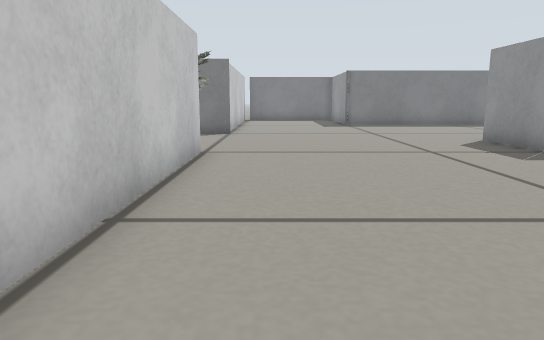
[1] (above)

18 first-person views from a walk through a Gazebo world. The camera is 0.22 m above the floor, tilts 10° down and sees 70° across. The lines on the ground mark 1 m squares. The floor is counted in squares, 0.2 m on a side. Each view is taken from the middle of a square. On the plan, view 1 faces up. The plan holds only what a view shows up to about 14 squares ahead; the rest is blank. Robots are left out.

[2]
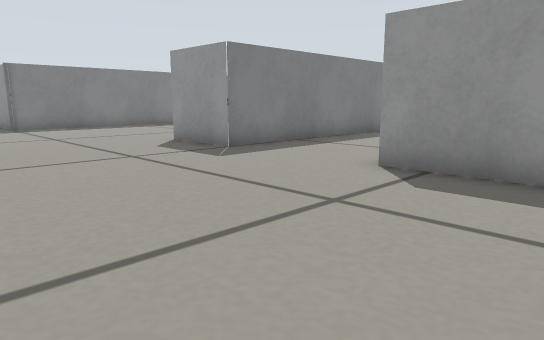

[3]
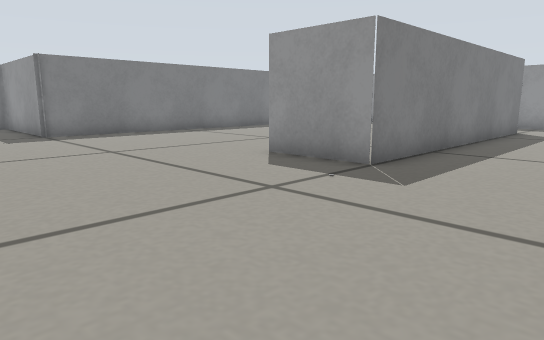

[4]
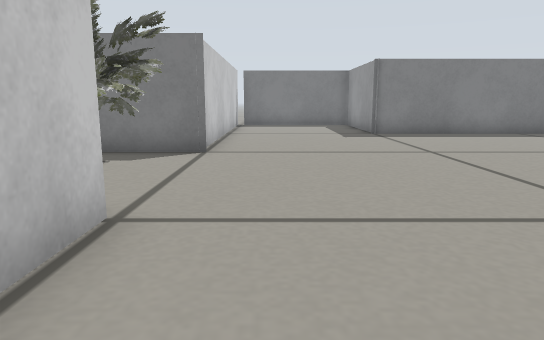

[5]
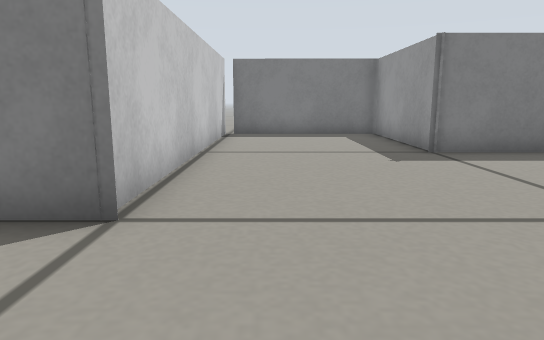

[6]
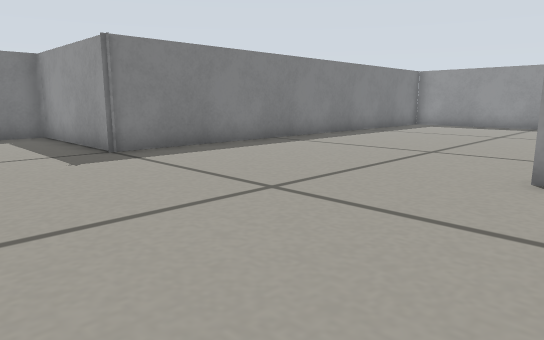

[7]
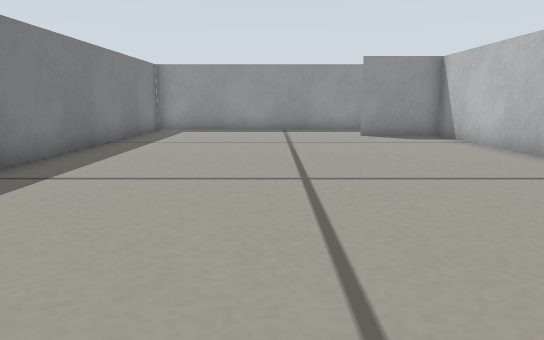

[8]
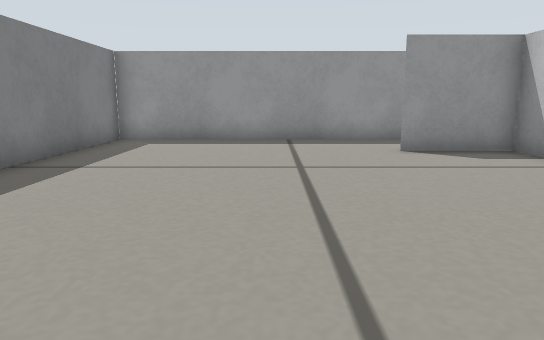

[9]
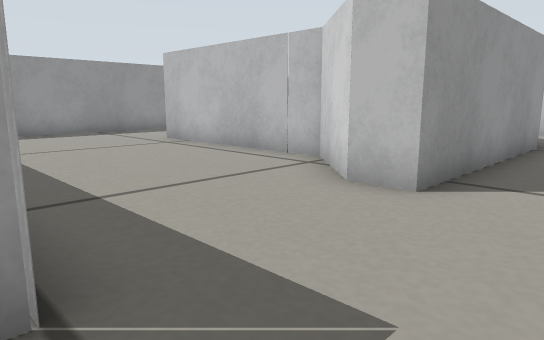

[10]
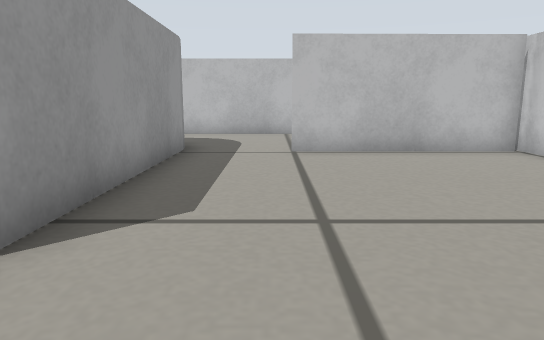

[11]
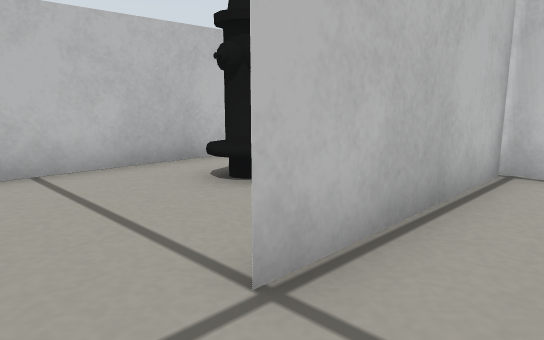

[12]
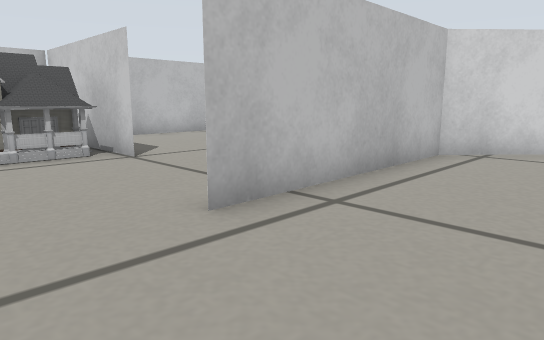

[13]
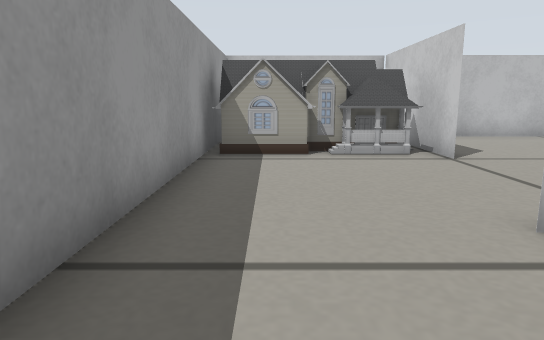

[14]
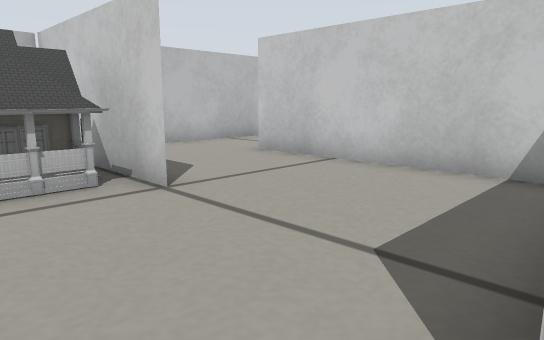

[15]
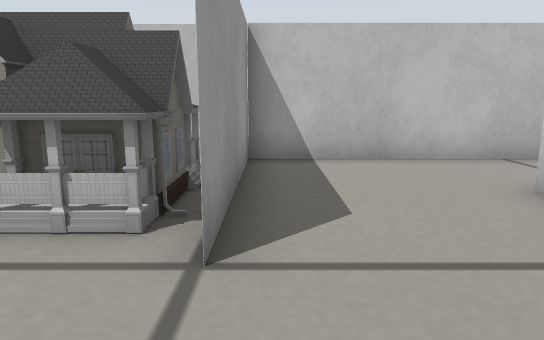

[16]
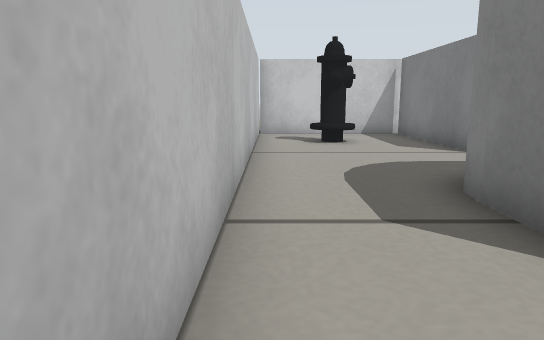

[17]
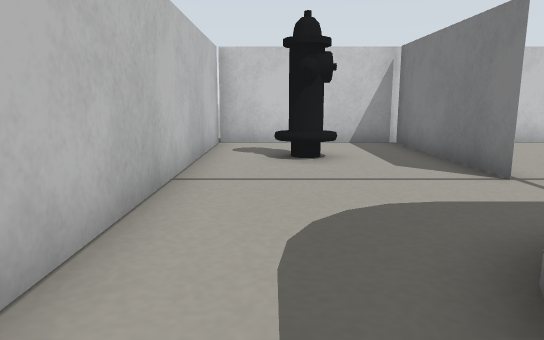

[18]
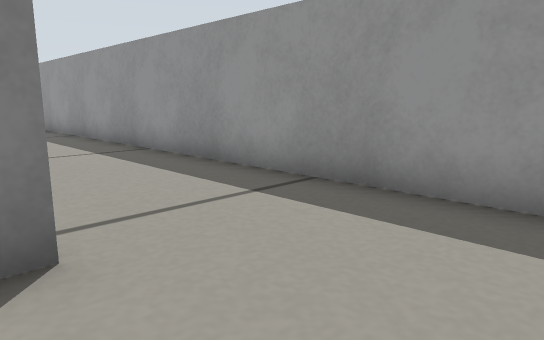

### Floor plan
Points are (right, up) in squares from view 1. A wall is a line through its corners. A room is listed if a view was taken in it or the views show most of it. See-through windows are left out.
Room 1 (views 1, 2, 3, 4, 5, 6, 7, 8, 9, 10, 11, 12, 13, 14)
walls: (6.1, 8.6) (6.1, 11.2); (10.6, 8.6) (15.7, 8.6) (15.7, 11.1); (-1.6, 8.6) (-1.6, 1.6); (15.7, 8.6) (6.1, 8.6); (6.1, -2) (6.1, 4.4) (7.1, 4.4) (8.8, 2.8) (14.8, 2.8); (18.4, 2.5) (18.4, 18.5) (3.6, 18.5) (3.6, 23.5) (-1.3, 23.5); (-1.6, 23.5) (-1.6, 13.5) (-3.8, 13.5); (-1.6, -1.6) (3.6, -1.6)
ways out: opening at (4.5, -2) to room 3; opening at (16.5, 3) to room 4; gap at (-1, 24)
objects: oak tree (-3, 10) to (-2, 13)
Room 2 (views 15, 18)
walls: (9.7, 2) (9.7, -2.5)
ways out: opening at (12, -3) to room 3; opening at (14, 0) to room 4
Room 3 (views 16, 17)
walls: (7.9, -3.7) (7.3, -3.6); (6.1, -2.5) (6, -1.9); (8.9, -3.7) (7.7, -3.7); (3.6, -1.6) (-1.4, -1.6); (9.7, -2.5) (9.7, -3.7); (-1.6, -0.9) (-1.6, -6.4) (13.5, -6.4) (13.5, -5.4)
ways out: opening at (4.5, -2) to room 1; opening at (12, -3) to room 2
objects: fire hydrant (1, -5) to (2, -4); house (14, -5) to (18, -2)
Room 4 (no view inside)
walls: (18.4, -1.2) (18.4, 2.5)
ways out: opening at (16.5, 3) to room 1; opening at (14, 0) to room 2

Positions as (right, up) in squares from view 1, and headings:
1: (0, 0), facing up
2: (0, 1), facing up-right
3: (0, 5), facing up-right
4: (0, 5), facing up
5: (0, 10), facing up
6: (0, 10), facing up-right
7: (3, 14), facing right
8: (7, 14), facing right
9: (4, 9), facing down-right
10: (4, 7), facing down
11: (5, 0), facing down-left
12: (17, 6), facing down-left
13: (17, 6), facing down
14: (16, 3), facing down-left
15: (13, 1), facing down
16: (12, -6), facing left
17: (9, -5), facing left
18: (14, 0), facing up-right
